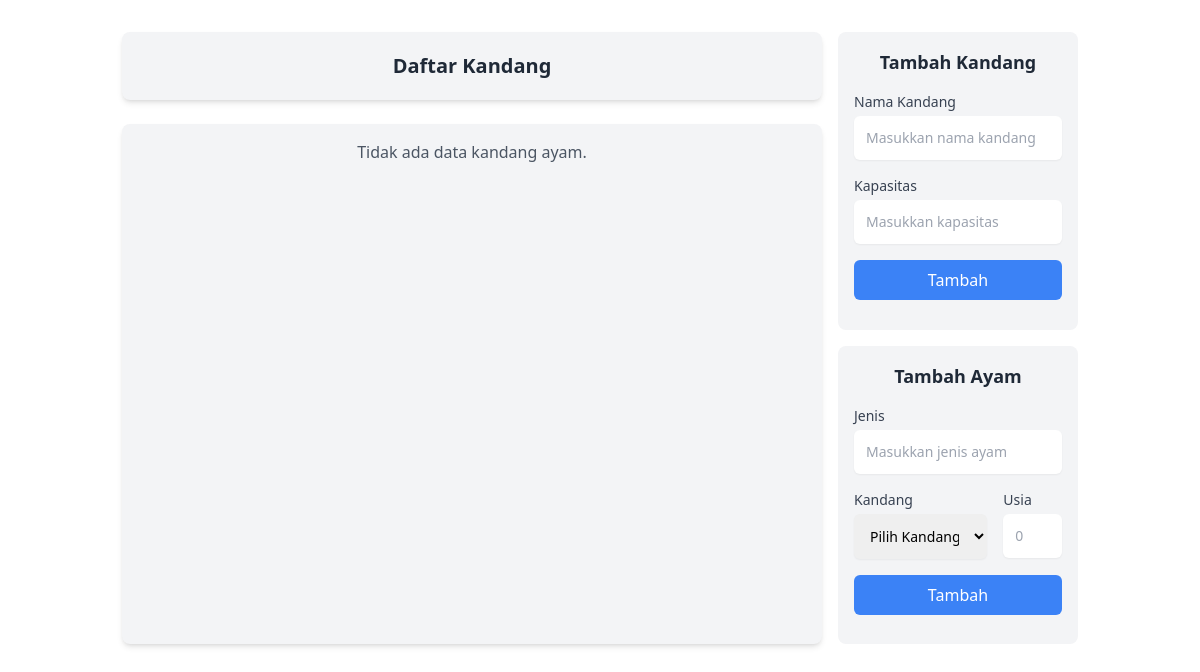
Before: / with the older database file.
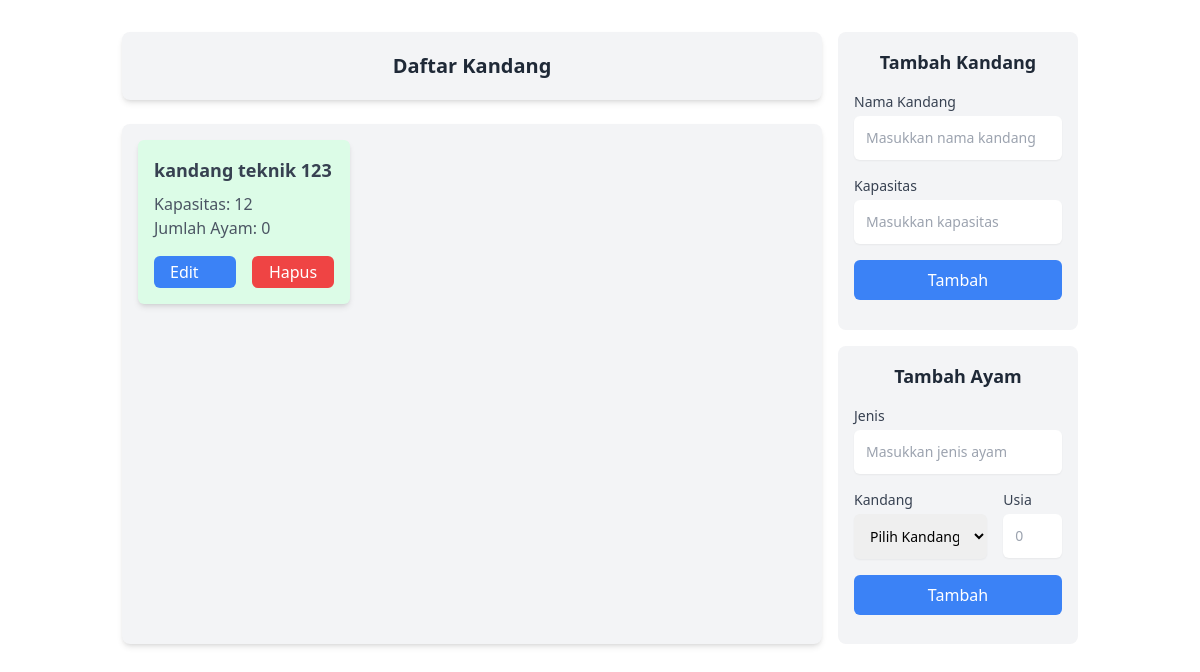
After: the same page with the newer database file.
### appKandang/models.py (models this page shows, shortened)
class KandangAyam(models.Model):
    nama_kandang = models.CharField(max_length=100)
    kapasitas = models.IntegerField()
    def jumlah_ayam(self):
        return self.ayam.count()

### appKandang/views.py (the view)
# urls.py: path("", views.index, name="index"),
def index(request):
    kandang_list = KandangAyam.objects.all()
    for kandang in kandang_list:
        kandang.is_penuh = kandang.ayam.count() >= kandang.kapasitas
    return render(request, 'index.html', {'kandang_list': kandang_list})

### appKandang/templates/index.html (shortened to what this page needs)
<!doctype html>
<html>
<head>
    <script src="https://cdn.tailwindcss.com"></script>
</head>
<body>
    <div class="w-fit flex flex-row gap-4 p-8 rounded-lg m-auto">
        <div class="flex flex-col gap-4">
            <h1 class="text-xl font-bold text-gray-800 bg-gray-100 w-[700px] text-center py-5 shadow-md rounded-lg">
                Daftar Kandang</h1>
            <div class="mt-2 text-gray-600 bg-white-100 min-h-[520px] rounded-lg shadow-md p-4 bg-gray-100">
                <div class="grid grid-cols-3 gap-4 h-fit w-full">
                    {% for kandang in kandang_list %}
                    <div
                        class="bg-green-100 h-auto p-4 rounded-md shadow-md hover:shadow-lg transition-shadow duration-300">
                        <h3 class="font-bold text-gray-700 text-lg mb-2">{{ kandang.nama_kandang }}</h3>
                        <p class="text-gray-600">Kapasitas: {{ kandang.kapasitas }}</p>
                        <p class="text-gray-600 mb-4">Jumlah Ayam: {{ kandang.jumlah_ayam }}</p>
                        <div class="grid grid-cols-2 gap-4">
                            <a href="{% url 'edit_kandang' kandang.id %}"
                                class="bg-blue-500 text-white px-4 py-1 rounded-md hover:bg-blue-600 cursor-pointer transition duration-300">
                                Edit
                            </a>
                            <form action="{% url 'hapus_kandang' kandang.id %}" method="post" class="inline">
                                <button type="submit"
                                    class="bg-red-500 text-white px-4 py-1 rounded-md hover:bg-red-600 cursor-pointer transition duration-300 w-full">
                                    Hapus
                                </button>
                            </form>
                        </div>
                    </div>
                    {% empty %}
                    <div class="col-span-3 text-center text-gray-600">
                        <p>Tidak ada data kandang ayam.</p>
                    </div>
                    {% endfor %}
                </div>
            </div>
        </div>
        <div class="flex flex-col gap-4 justify-between w-[240px]">
            <div class="h-full bg-gray-100 p-4 rounded-lg shadow-mdr">
                <h3 class="text-lg font-semibold text-gray-800 mb-4 text-center">
                    {% if kandang %}
                        Edit Kandang
                    {% else %}
                        Tambah Kandang
                    {% endif %}
                </h3>
                <form method="POST"
                    action="{% if kandang %}{% url 'edit_kandang' kandang.id %}{% else %}{% url 'tambah_kandang' %}{% endif %}"
                    class="space-y-4">
                    <div>
                        <label for="nama-kandang" class="block text-sm font-medium text-gray-700">Nama Kandang</label>
                        <input type="text" id="nama-kandang" name="nama-kandang"
                            class="mt-1 block w-full rounded-md border-gray-300 shadow-sm focus:border-blue-500 focus:ring-blue-500 sm:text-sm p-3"
                            placeholder="Masukkan nama kandang"
                            value="{% if kandang %}{{ kandang.nama_kandang }}{% endif %}" required />
                    </div>
                    <div>
                        <label for="kapasitas" class="block text-sm font-medium text-gray-700">Kapasitas</label>
                        <input type="number" id="kapasitas" name="kapasitas"
                            class="mt-1 block w-full rounded-md border-gray-300 shadow-sm focus:border-blue-500 focus:ring-blue-500 sm:text-sm p-3"
                            placeholder="Masukkan kapasitas" value="{% if kandang %}{{ kandang.kapasitas }}{% endif %}"
                            required />
                    </div>
                    <div class="flex space-x-4">
                        <button type="submit"
                            class="w-full bg-blue-500 hover:bg-blue-600 text-white font-medium py-2 px-4 rounded-md focus:outline-none focus:ring-2 focus:ring-blue-500 focus:ring-offset-2">
                            {% if kandang %}
                                Simpan
                            {% else %}
                                Tambah
                            {% endif %}
                        </button>
                    </div>
                </form>
            </div>
            <div class="h-full bg-gray-100 p-4 rounded-lg shadow-mdr">
                <h3 class="text-lg font-semibold text-gray-800 mb-4 text-center">Tambah Ayam</h3>
                <form class="space-y-4" method="POST" action="{% url 'tambah_ayam' %}">
                    <div>
                        <label for="jenisAyam" class="block text-sm font-medium text-gray-700">Jenis</label>
                        <input type="text" id="jenisAyam" name="jenisAyam"
                            class="mt-1 block w-full rounded-md border-gray-300 shadow-sm focus:border-blue-500 focus:ring-blue-500 sm:text-sm p-3"
                            placeholder="Masukkan jenis ayam" required />
                    </div>
                    <div class="grid grid-cols-3 gap-4">
                        <div class="col-span-2">
                            <label for="kandangAyam" class="block text-sm font-medium text-gray-700">Kandang</label>
                            <select id="kandangAyam" name="kandangAyam"
                                class="mt-1 block w-full rounded-md border-gray-300 shadow-sm focus:border-blue-500 focus:ring-blue-500 sm:text-sm p-3"
                                required>
                                <option value="">Pilih Kandang</option>
                            </select>
                        </div>
                        <div>
                            <label for="usia" class="block text-sm font-medium text-gray-700">Usia</label>
                            <input type="number" id="usia" name="usia"
                                class="mt-1 block w-full rounded-md border-gray-300 shadow-sm focus:border-blue-500 focus:ring-blue-500 sm:text-sm p-3"
                                placeholder="0" required />
                        </div>
                    </div>
                    <button type="submit"
                        class="w-full bg-blue-500 hover:bg-blue-600 text-white font-medium py-2 px-4 rounded-md focus:outline-none focus:ring-2 focus:ring-blue-500 focus:ring-offset-2"
                        {% if kandang.is_penuh %}disabled{% endif %}>
                        Tambah
                    </button>
                </form>
            </div>
        </div>
    </div>
</body>
</html>

Changed rows visible on the page:
added KandangAyam: nama_kandang "kandang teknik 123", kapasitas "12", jumlah_ayam "0"
Other visible differences:
text no longer shown: "Tidak ada data kandang ayam."
